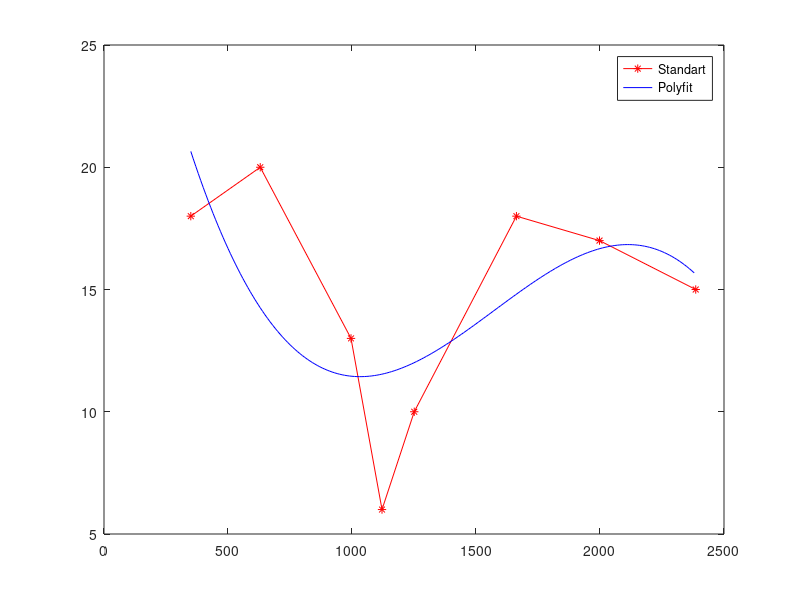

The MATLAB source for this figure:
clear;
X= [350 630 996 1121 1251 1663 1998 2386];
Y= [18 20 13 6 10 18 17 15];
XW2=[583  1045 1058 1441 1570 1803];
%XW2=[856 937 1058 1207 12017 1463];
%Initial all values
d=3;
AA=zeros(d+1,d+1);
BB=zeros(d+1,1);
YW4=zeros(size(XW2));
XW100 = X(1):10:X(length(X));
YW5=zeros(size(XW100));

for iy=0:d
    for ix=0:d  
        AA(iy+1, ix+1) = sum( X.^ix.*X.^(iy) ); %LHS
    end
    BB(iy+1, 1) = sum( Y.*X.^iy ); %RHS
end

aA=(AA^(-1))*BB;

%Work points
for i=0:d
    YW4=YW4+aA(i+1)*XW2.^i;
    YW5=YW5+aA(i+1)*XW100.^i;
end
YW4
sYW=sum(YW4)
%Plotting
plot(X,Y, 'r-*')
hold on
plot(XW100, YW5, "b-")
legend('Standart','Polyfit');